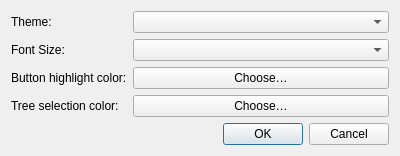
<?xml version="1.0" encoding="UTF-8"?>
<ui version="4.0">
 <class>SettingsDialog</class>
 <widget class="QDialog" name="SettingsDialog">
  <property name="geometry">
   <rect><x>0</x><y>0</y><width>400</width><height>150</height></rect>
  </property>
  <layout class="QFormLayout" name="formLayout">
   <item row="0" column="0"><widget class="QLabel" name="labelTheme"><property name="text"><string>Theme:</string></property></widget></item>
   <item row="0" column="1"><widget class="QComboBox" name="themeCombo"/></item>
   <item row="1" column="0"><widget class="QLabel" name="labelFontSize"><property name="text"><string>Font Size:</string></property></widget></item>
   <item row="1" column="1"><widget class="QComboBox" name="fontSizeCombo"/></item>
   <item row="2" column="0"><widget class="QLabel" name="labelBtnColor"><property name="text"><string>Button highlight color:</string></property></widget></item>
   <item row="2" column="1"><widget class="QPushButton" name="btnColorPicker"><property name="text"><string>Choose…</string></property></widget></item>
   <item row="3" column="0"><widget class="QLabel" name="labelTreeColor"><property name="text"><string>Tree selection color:</string></property></widget></item>
   <item row="3" column="1"><widget class="QPushButton" name="treeColorPicker"><property name="text"><string>Choose…</string></property></widget></item>
   <item row="4" column="1">
    <widget class="QDialogButtonBox" name="buttonBox">
     <property name="standardButtons"><set>QDialogButtonBox::Ok|QDialogButtonBox::Cancel</set></property>
    </widget>
   </item>
  </layout>
 </widget>
 <resources/>
 <connections>
  <connection>
   <sender>buttonBox</sender><signal>accepted()</signal><receiver>SettingsDialog</receiver><slot>accept()</slot>
  </connection>
  <connection>
   <sender>buttonBox</sender><signal>rejected()</signal><receiver>SettingsDialog</receiver><slot>reject()</slot>
  </connection>
 </connections>
</ui>
